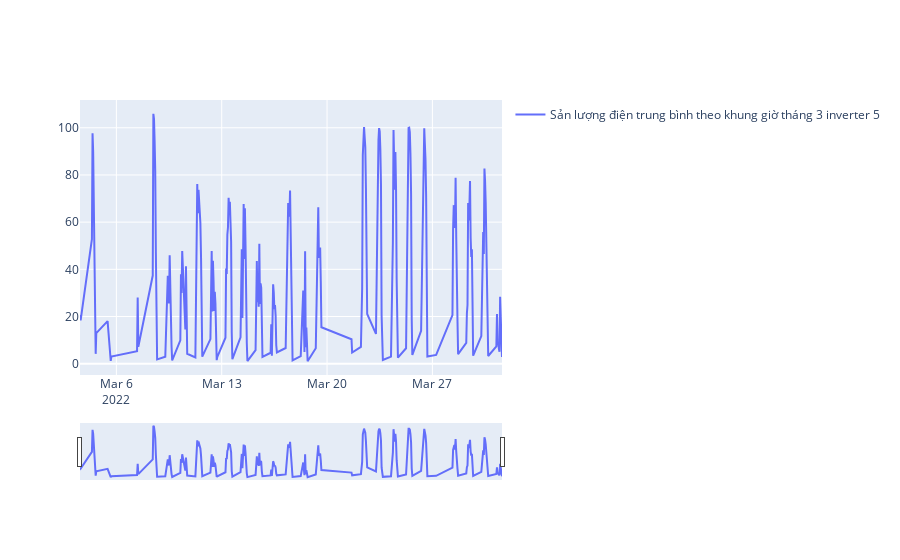

The notebook cell saved with this chart:
### Markdown cell above
Trung bình sản lượng điện

### Code cell
fig = go.Figure()
fig.add_trace(go.Scatter(
    x=df5_1.time,
    y=df5_1[df5_1['month']==3]['Total input power(kW)'],
    name="Sản lượng điện trung bình theo khung giờ tháng 3 inverter 5 "))
fig . update_traces (
    showlegend = True 
    )
fig.update_xaxes(
    rangeslider_visible=True,
)
fig.show()

### Figure 1 — Plotly figure (JSON) as saved in the notebook; plotly's stock layout.template omitted (floating-point values rounded to 4 significant figures; data arrays with more than 128 entries replaced by an {"elided": "..."} marker saying what was removed)
{"data": [{"name": "Sản lượng điện trung bình theo khung giờ tháng 3 inverter 5 ", "showlegend": true, "type": "scatter", "x": {"elided": "2076 str values"}, "y": {"elided": "250 float values"}}], "layout": {"xaxis": {"rangeslider": {"visible": true}}}}
